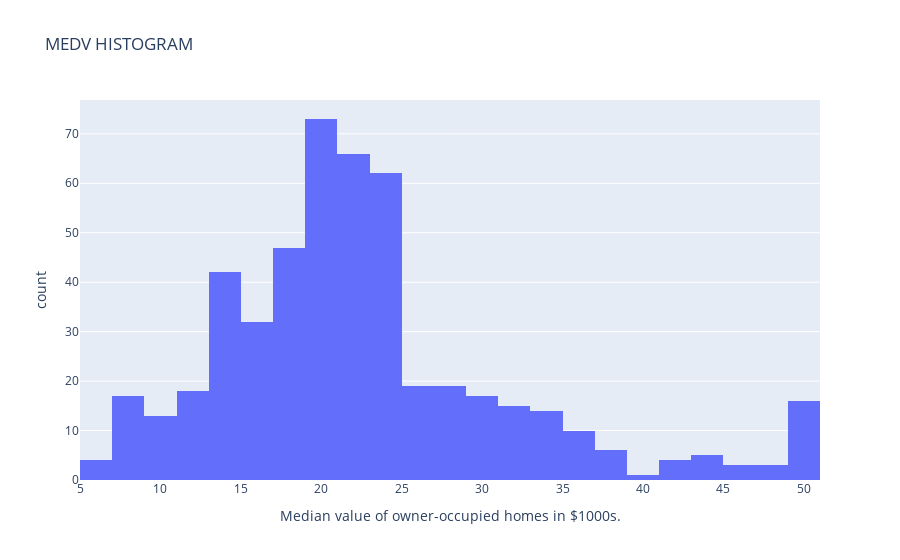

Notebook cell for this chart:
### Markdown cell above
Wygląda na to, że występuje pewna zależności między tymi dwoma kolumnami. Spoglądając wyżej na dokładną korelację, wynik ten wyniósł ~ -0.38, co świadczy o dość niskiej korelacji, jednak jest ona negatywna i mimo wszytsko można zauwazyć wpływ jedenj zmiennej na drugą. Możemy wysunąć dość śmaiło wniosek, że im wyższa wartość w kolumnie `medv`, tym mniejsza wartość w kolumnie `crim`, co oznacza, że większa wartość nieruchomości zajmowanych przez właściceli przycznia się do spadku przestępczości.

### Code cell
import plotly.express as px

his = px.histogram(x, labels= {'value' : 'Median value of owner-occupied homes in $1000s.'},
                   title='MEDV HISTOGRAM')
his.update_layout(showlegend=False)
his.show()

### Figure 1 — Plotly figure (JSON) as saved in the notebook; plotly's stock layout.template omitted (floating-point values rounded to 4 significant figures; data arrays with more than 128 entries replaced by an {"elided": "..."} marker saying what was removed)
{"data": [{"alignmentgroup": "True", "bingroup": "x", "hovertemplate": "variable=medv<br>Median value of owner-occupied homes in $1000s.=%{x}<br>count=%{y}<extra></extra>", "legendgroup": "medv", "marker": {"color": "#636efa", "pattern": {"shape": ""}}, "name": "medv", "offsetgroup": "medv", "orientation": "v", "showlegend": true, "type": "histogram", "x": {"elided": "506 float values"}, "xaxis": "x", "yaxis": "y"}], "layout": {"barmode": "relative", "legend": {"title": {"text": "variable"}, "tracegroupgap": 0}, "showlegend": false, "title": {"text": "MEDV HISTOGRAM"}, "xaxis": {"anchor": "y", "domain": [0, 1], "title": {"text": "Median value of owner-occupied homes in $1000s."}}, "yaxis": {"anchor": "x", "domain": [0, 1], "title": {"text": "count"}}}}
